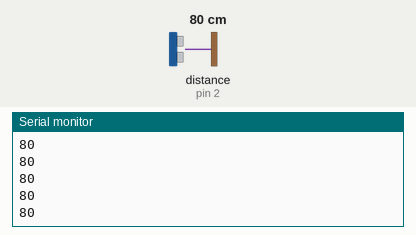
Bench run of a sketch on a simulated Arduino Uno, built with avr-gcc and run on an emulated ATmega328P. Parts: the last lines printed to the serial monitor. Wiring (inferred from the names in the program): ultrasonic range finder: trigger pin 3; echo pin 2. Inputs (shaded band) come from the test bench; at power-on: distance to the obstacle (sensor on pin 2) 80 cm. The echo pulse lasts 58.3 µs per cm.

Above: at 1.2 s.
1.3 s: distance to the obstacle (sensor on pin 2) set to 2 cm
At 1.37 s:
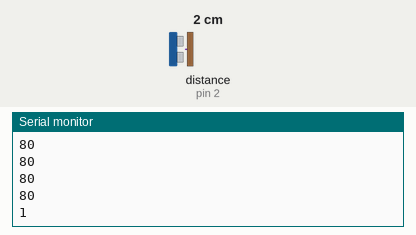
2.8 s: distance to the obstacle (sensor on pin 2) set to 4 cm
At 2.89 s:
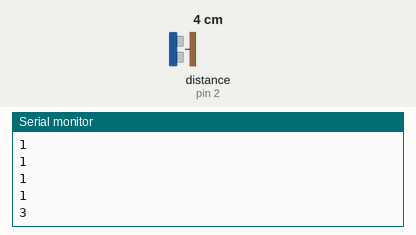
Timing chart, 0 to 5.8 s (numbered marks = the images above; inputs shaded):
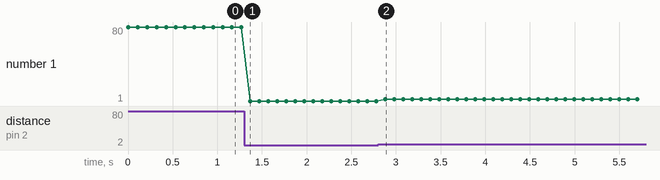

Measured:
- after the input at 1.3 s, the serial monitor: prints a new line after 0.07 s (image 1)
- after the input at 2.8 s, the serial monitor: prints a new line after 0.08 s (image 2)
- plotted number 1: 80 → 1 after the input at 1.3 s, 1 → 3 after the input at 2.8 s

The sketch:

jhasonar.ino
```cpp
void setup() {
  pinMode(3, OUTPUT); //trig of sonar 1
  pinMode (2, INPUT); //echo of sonar 1
  Serial.begin(9600);
  void reading();
  long microsecondsToCentimeters(long);
}
long duration, cm;
int oldangle=0;

long microsecondsToCentimeters(long microseconds)
{
  // The speed of sound is 340 m/s or 29 microseconds per centimeter.
  // The ping travels out and back, so to find the distance of the
  // object we take half of the distance travelled.
  return microseconds / 29 / 2;
}

void reading()
{
  // The PING))) is triggered by a HIGH pulse of 2 or more microseconds.
  // Give a short LOW pulse beforehand to ensure a clean HIGH pulse:
  // attach pin 3 to Trig

  digitalWrite(3, LOW);
  delayMicroseconds(2);
  digitalWrite(3, HIGH);
  delayMicroseconds(5);
  digitalWrite(3, LOW);
  // The same pin is used to read the signal from the PING))): a HIGH
  // pulse whose duration is the time (in microseconds) from the sending
  // of the ping to the reception of its echo off of an object.
  duration = pulseIn(2, HIGH);
  // convert the time into a distance
  cm = microsecondsToCentimeters(duration);
  Serial.println(cm);
  delay(100);
}

void loop()
{
  reading();
}
```
